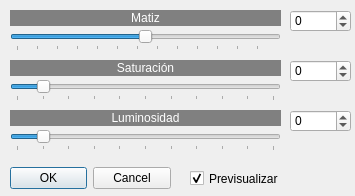
<?xml version="1.0" encoding="UTF-8"?>
<ui version="4.0">
 <class>matizsaturacionluminosidad</class>
 <widget class="QDialog" name="matizsaturacionluminosidad">
  <property name="geometry">
   <rect>
    <x>0</x>
    <y>0</y>
    <width>355</width>
    <height>196</height>
   </rect>
  </property>
  <property name="windowTitle">
   <string>Ajustar matiz/saturación/luminosidad</string>
  </property>
  <widget class="QSlider" name="horizontalSlider_3">
   <property name="geometry">
    <rect>
     <x>10</x>
     <y>130</y>
     <width>271</width>
     <height>21</height>
    </rect>
   </property>
   <property name="minimum">
    <number>0</number>
   </property>
   <property name="maximum">
    <number>100</number>
   </property>
   <property name="singleStep">
    <number>1</number>
   </property>
   <property name="value">
    <number>10</number>
   </property>
   <property name="orientation">
    <enum>Qt::Horizontal</enum>
   </property>
   <property name="tickPosition">
    <enum>QSlider::TicksBelow</enum>
   </property>
   <property name="tickInterval">
    <number>10</number>
   </property>
  </widget>
  <widget class="QDialogButtonBox" name="buttonBox">
   <property name="geometry">
    <rect>
     <x>10</x>
     <y>162</y>
     <width>161</width>
     <height>32</height>
    </rect>
   </property>
   <property name="orientation">
    <enum>Qt::Horizontal</enum>
   </property>
   <property name="standardButtons">
    <set>QDialogButtonBox::Cancel|QDialogButtonBox::Ok</set>
   </property>
  </widget>
  <widget class="QSpinBox" name="spinBox_3">
   <property name="geometry">
    <rect>
     <x>290</x>
     <y>110</y>
     <width>61</width>
     <height>22</height>
    </rect>
   </property>
   <property name="minimum">
    <number>-100</number>
   </property>
   <property name="maximum">
    <number>100</number>
   </property>
  </widget>
  <widget class="QSlider" name="horizontalSlider">
   <property name="geometry">
    <rect>
     <x>10</x>
     <y>30</y>
     <width>271</width>
     <height>21</height>
    </rect>
   </property>
   <property name="minimum">
    <number>-128</number>
   </property>
   <property name="maximum">
    <number>128</number>
   </property>
   <property name="orientation">
    <enum>Qt::Horizontal</enum>
   </property>
   <property name="tickPosition">
    <enum>QSlider::TicksBelow</enum>
   </property>
   <property name="tickInterval">
    <number>20</number>
   </property>
  </widget>
  <widget class="QSpinBox" name="spinBox_2">
   <property name="geometry">
    <rect>
     <x>290</x>
     <y>60</y>
     <width>61</width>
     <height>22</height>
    </rect>
   </property>
   <property name="minimum">
    <number>-100</number>
   </property>
   <property name="maximum">
    <number>100</number>
   </property>
  </widget>
  <widget class="QLabel" name="label_2">
   <property name="geometry">
    <rect>
     <x>10</x>
     <y>60</y>
     <width>271</width>
     <height>16</height>
    </rect>
   </property>
   <property name="styleSheet">
    <string notr="true">background-color: rgb(128, 128, 128);
color: rgb(255, 255, 255);</string>
   </property>
   <property name="text">
    <string>Saturación</string>
   </property>
   <property name="alignment">
    <set>Qt::AlignCenter</set>
   </property>
  </widget>
  <widget class="QCheckBox" name="checkBox">
   <property name="geometry">
    <rect>
     <x>190</x>
     <y>170</y>
     <width>101</width>
     <height>17</height>
    </rect>
   </property>
   <property name="text">
    <string>Previsualizar</string>
   </property>
   <property name="checked">
    <bool>true</bool>
   </property>
  </widget>
  <widget class="QSpinBox" name="spinBox">
   <property name="geometry">
    <rect>
     <x>290</x>
     <y>10</y>
     <width>61</width>
     <height>22</height>
    </rect>
   </property>
   <property name="minimum">
    <number>-200</number>
   </property>
   <property name="maximum">
    <number>200</number>
   </property>
  </widget>
  <widget class="QLabel" name="label">
   <property name="geometry">
    <rect>
     <x>10</x>
     <y>10</y>
     <width>271</width>
     <height>16</height>
    </rect>
   </property>
   <property name="styleSheet">
    <string notr="true">background-color: rgb(128, 128, 128);
color: rgb(255, 255, 255);</string>
   </property>
   <property name="text">
    <string>Matiz</string>
   </property>
   <property name="alignment">
    <set>Qt::AlignCenter</set>
   </property>
  </widget>
  <widget class="QSlider" name="horizontalSlider_2">
   <property name="geometry">
    <rect>
     <x>10</x>
     <y>80</y>
     <width>271</width>
     <height>21</height>
    </rect>
   </property>
   <property name="minimum">
    <number>0</number>
   </property>
   <property name="maximum">
    <number>100</number>
   </property>
   <property name="value">
    <number>10</number>
   </property>
   <property name="orientation">
    <enum>Qt::Horizontal</enum>
   </property>
   <property name="tickPosition">
    <enum>QSlider::TicksBelow</enum>
   </property>
   <property name="tickInterval">
    <number>10</number>
   </property>
  </widget>
  <widget class="QLabel" name="label_3">
   <property name="geometry">
    <rect>
     <x>10</x>
     <y>110</y>
     <width>271</width>
     <height>16</height>
    </rect>
   </property>
   <property name="styleSheet">
    <string notr="true">background-color: rgb(128, 128, 128);
color: rgb(255, 255, 255);</string>
   </property>
   <property name="text">
    <string>Luminosidad</string>
   </property>
   <property name="alignment">
    <set>Qt::AlignCenter</set>
   </property>
  </widget>
 </widget>
 <resources/>
 <connections/>
</ui>
